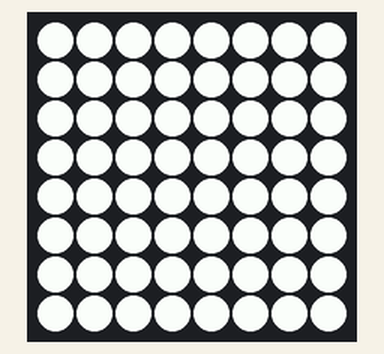
Bench run of a program on a simulated Raspberry Pi (BCM pin numbers) with a Sense HAT, started with the arguments 3 Hello True. On the bench: the Sense HAT's 8×8 RGB LED matrix. What the program prints to the terminal is not drawn.

Above: at 1.1 s.

Measured:
- what the display in image 0 shows lasts 0.5 s, from 1.0 s to 1.5 s

The program:

morse_transcriber.py
```python
import sys
from time import sleep
from sense_hat import SenseHat

class Morse:
    senseHat = None
    sentence = None
    multiplierSpeed = 1
    transcriber = None

    flashColor = [255,255,255]
    loop = False

    def __init__(self):
        if len(sys.argv) < 2:
            print("ERROR: This script requires a string argument to convert to morse.")
            sys.exit(1)

        if len(sys.argv) == 3:
            self.flashColor = list(map(int, sys.argv[2].split(',')))
            print("Custom Flash Color Added!")

        if len(sys.argv) == 4:
            if sys.argv[3] == "True":
                self.loop = True

        self.senseHat = SenseHat()
        self.senseHat.low_light = False

        self.sentence = sys.argv[1]
        self.multiplierSpeed = 1
        self.transcriber = MorseTranscriber()
        self.transcriber.set_color(self.flashColor)

        print("RPI Sense Hat Morse Code Flasher Initialized!")
        self.flash_sentence()

    def flash_sentence(self):
        morseSentence = self.transcriber.sentence_to_morse(self.sentence, self.senseHat, self.flashColor, self.loop)
        print(morseSentence)

class MorseTranscriber:
    morseDefinitions = {
        'a':'.-',
        'b':'-...',
        'c':'-.-.',
        'd': '-..',
        'e': '.',
        'f': '..-.',
        'g': '--.',
        'h': '....',
        'i': '..',
        'j': '.---',
        'k': '	-.-',
        'l': '.-..',
        'm': '--',
        'n': '-.',
        'o': '---',
        'p': '.--.',
        'q': '--.-',
        'r': '.-.',
        's': '...',
        't': '-',
        'u': '..-',
        'v': '...-',
        'w': '.--',
        'x': '-..-',
        'y': '-.--',
        'z': '--..',
        '1': '.----',
        '2': '..---',
        '3': '...--',
        '4': '....-',
        '5': '.....',
        '6': '-....',
        '7': '--...',
        '8': '---..',
        '9': '----.',
        '0': '-----',
        '.': '.-.-.-',
        ',': '--..--',
        ':': '---...',
        '?': '..--..',
        '\'': '.----.',
        '/': '-..-.',
        '(': '-.--.-',
        ')': '-.--.-',
        '@': '.--.-.',
        '=': '-...-',
        '-': '-....-',
        '\"': '.-..-.',
        ' ': ' '
    }

    standardDur = 500 # ms
    multiplierDur = 3
    frequency = 550

    def set_color(self, color):
        self.X = color

    def sentence_to_morse(self, sentence, senseHat, morseFlash, loop):
        morseSentence = ""
        senseHat.clear()
        print(sentence)

        morseFlasher = [morseFlash] * 64
        print(morseFlasher)

        while True:
            for letter in sentence.lower():
                morseChar = str(self.morseDefinitions.get(letter))
                morseSentence += morseChar

                senseHat.clear()
                print(morseChar)
                for char in morseChar:
                    senseHat.clear()

                    if char == ".":
                        senseHat.set_pixels(morseFlasher)
                        sleep(self.dot() / (1000))

                        print(self.dot()/1000)
                        senseHat.clear()
                    elif char == "-":
                        senseHat.set_pixels(morseFlasher)
                        sleep(self.dash() / (1000))
                        print(self.dash() / 1000)
                        senseHat.clear()
                    elif char == " ":
                        senseHat.clear()
                        sleep(self.spaceWords()/(1000))
                        print(self.spaceWords() / 1000)
                        continue
                    sleep(self.dot()/1000)

                sleep(self.spaceLetters()/(5000))

            sleep(2)
            if not loop:
                break

        return morseSentence


    def dot(self):
        return int(self.standardDur / self.multiplierDur)
    def dash(self):
        return int(3 * (self.standardDur / self.multiplierDur))
    def spaceChar(self):
        return self.dot()
    def spaceLetters(self):
        return self.dash()
    def spaceWords(self):
        return int(7 * (self.standardDur / self.multiplierDur))

if __name__ == '__main__':
    newInstance = Morse()
```
